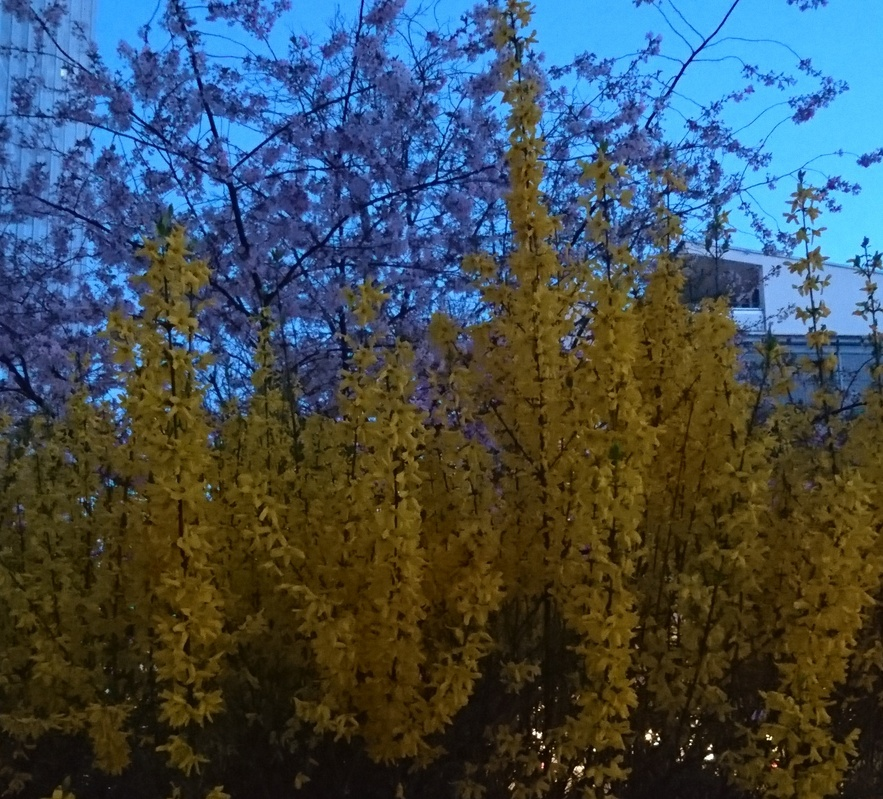
%> input picture Aufgabe3/blueten.jpg, 883 x 799 px, shrunk from 1784 x 1615 before the run
$ octave Skript_Ag3.m   (GNU Octave 9; MATLAB toolbox functions it lacks are replaced by stand-ins)
%> lines starting %> are read from the running program, lines starting %| are printed output that depends on the picture; long printed decimals are rounded
### Aufgabe1/showQuadView.m
function showQuadView(a,b,c,d)
    figure;

    subplot('Position',[0 0.5 0.5 0.5]);
    subimage(a);
    axis off;

    subplot('Position',[0.5 0.5 0.5 0.5]);
    subimage(b);
    axis off;

    subplot('Position',[0 0 0.5 0.5]);
    subimage(c);
    axis off;

    subplot('Position',[0.5 0 0.5 0.5]);
    subimage(d);
    axis off;
end

### Aufgabe1/rgb2hsi.m
function hsi = rgb2hsi(rgb)
r=im2double(rgb(:,:,1));
g=im2double(rgb(:,:,2));
b=im2double(rgb(:,:,3));
th=acos((0.5*((r-g)+(r-b)))./((sqrt((r-g).^2+(r-b).*(g-b)))+eps));
H=th;
H(b>g)=2*pi-H(b>g);
H=H/(2*pi);
S=1-3.*(min(min(r,g),b))./(r+g+b+eps);
I=(r+g+b)/3;
hsi=cat(3,H,S,I);
end

### Aufgabe3/Skript_Ag3.m
%% Gruppe N :
% 1527985   Donkeng, Ferly Loic    IMB
%
% 1611148   Warsame, Ahmed    IB


%% BIV-躡ung 3

%% 1 Histogramme und globaler Kontrast
% a) Laden Sie das Bild blueten.jpg mit imread. Um sp鋞er keine Unterschiede zwischen Bildern mit Datentyp uint8 (Wertebereich [0,255]) (wie das gerade geladene Bild) und double Bildern machen zu m黶sen, ist es sinnvoll, das Bild gleich in double zu konvertieren: doubleBild=double(uint8Bild). Den Wertebereich jetzt noch auf [0,1] anpassen.
% Lassen Sie sich das Bild noch nicht anzeigen!
blueten_int = imread('blueten.jpg');
%> blueten_int is the input picture: size 799x883x3 uint8; mean R, G, B 63.9, 77.4, 83.7
blueten_double = double(blueten_int)/255.0;
%%
% b) Berechnen Sie die Histogramme der Farbkan鋖e R, G, B und lassen Sie sie alle gleichzeitig in Form von 黚erlagerten Kurven anzeigen. Anleitung:
%
% * Zun鋍hst ein Fenster mit dem Befehl figure 鰂fnen.
% * Histogramme von Bildern mit einem Kanal (!) k鰊nen mit imhist berechnet werden. Die Funktion gibt ein Array mit den Histogramm-Werten zur點k. Wenn Sie den R點kgabewert nicht verwenden, wird das Histogramm direkt angezeigt. F黵 die n鋍hste Teilaufgabe brauchen Sie jedoch das zur點kgegebene Array!
% * Kurven (bestehend aus miteinander verbundenen Punkten eines Arrays) lassen sich mit plot(array, 'farbe') anzeigen; zum Beispiel f黵 rot 'farbe' auf 'r' setzen.
% * Um Kurven zu 黚erlagern, m黶sen Sie hold on nach dem ersten plot-Befehl aufrufen.
% * Sie k鰊nen Plot-Fenstern eine 躡erschrift geben mit z.B. title('Histogramm');

hist_blueten_r = imhist(blueten_double(:,:,1));
%> hist_blueten_r = 256 values, max 10858 at index 78, min 0 at index 211, mean 2755.9
hist_blueten_g = imhist(blueten_double(:,:,2));
%> hist_blueten_g = 256 values, max 8630 at index 56, min 0 at index 228, mean 2755.9
hist_blueten_b = imhist(blueten_double(:,:,3));
%> hist_blueten_b = 256 values, max 42373 at index 1, min 925 at index 194, mean 2755.9
x = linspace(0,1,256);
figure
plot(x, hist_blueten_r, 'r');
hold on;
plot(x, hist_blueten_g, 'g');
plot(x, hist_blueten_b, 'b');
legend('r = Rot', 'g = Gr黱', 'b = Blau',  'Location', 'north')
title('Histogramm 1')
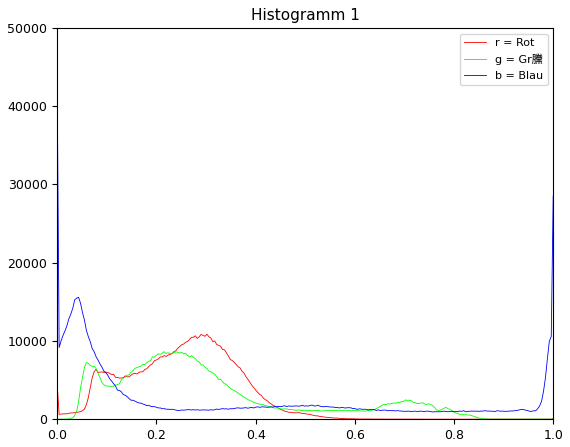
%> figure redrawn from the program's plot data; curve peaks at x = 0.302, y = 10858; curve peaks at x = 0.216, y = 8630; curve peaks at x = 0, y = 42373


%%
% c) 躡erlagern Sie zus鋞zlich das Histogramm der Intensit鋞en (Helligkeiten). N黷zlich zur Berechnung der Intensit鋞en ist eine Funktion von dem vorigen Aufgabenblatt.

grauwert = rgb2gray(blueten_double);
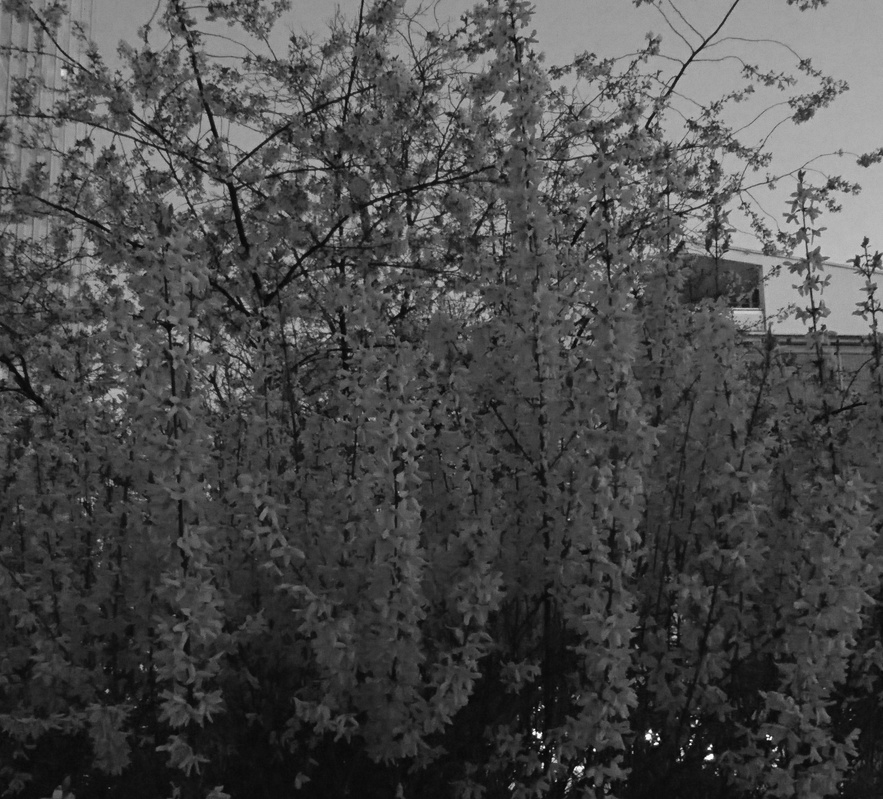
%> grauwert: size 799x883 double; min 0.0234, max 0.996, mean 0.29
grauwert_hist = imhist(grauwert);
%> grauwert_hist = 256 values, max 8797 at index 66, min 0 at index 1, mean 2755.9
% Show histogram of image
figure

plot(x, hist_blueten_r, 'r');
hold on;
plot(x, hist_blueten_g, 'g');
plot(x, hist_blueten_b, 'b');
plot(x, grauwert_hist,'k');
legend('r = Rot', 'g = Gr黱', 'b = Blau', 'k = Grauwerte',  'Location', 'north')
title('Histogramm 2')
%> figure, not shown here; curve peaks at x = 0.302, y = 10858; curve peaks at x = 0.216, y = 8630; curve peaks at x = 0, y = 42373; curve peaks at x = 0.255, y = 8797

%%
% Wird das Bild (ohne es bisher angezeigt zu haben) wohl eher zu dunkel oder zu hell dargestellt werden?
disp('eher zu dunkel.')
%%
% 躡ernehmen Sie das Histogramm und Ihre Vermutung in das Protokoll.
% Lassen Sie sich das Bild mit imshow anzeigen. Hatten Sie mit Ihrer Vermutung recht?
figure
imshow(blueten_double)
%%
% Optional: Lassen Sie sich mit showQuadView wie bei dem vorigen Aufgabenblatt die RGBund
% HSI-Kan鋖e kombiniert und einzeln anzeigen.
showQuadView(blueten_double,blueten_double(:,:,1),blueten_double(:,:,2),blueten_double(:,:,3));
%> in showQuadView, `subimage(d);`:
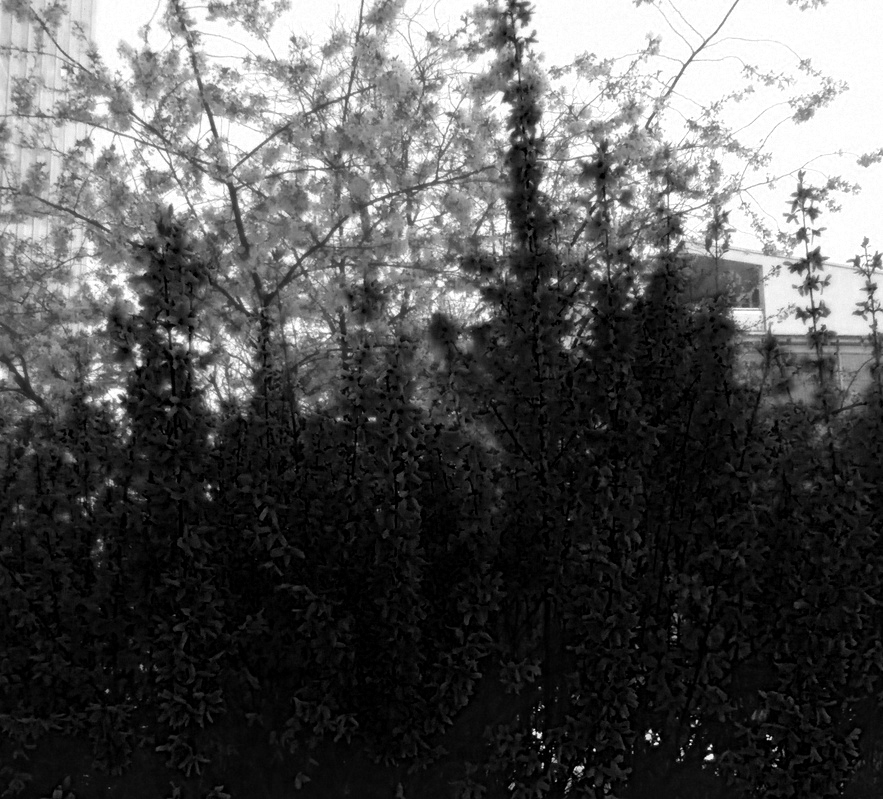
%> displayed picture: size 799x883, on the screen's scale of 0 to 255; min 0, max 255, mean 83.7
blueten_double_hsi = rgb2hsi(blueten_double);
%> in rgb2hsi, `th=acos((0.5*((r-g)+(r-b)))./((sqrt((r-g).^2+(r-b).*(g-b)))+eps));`:
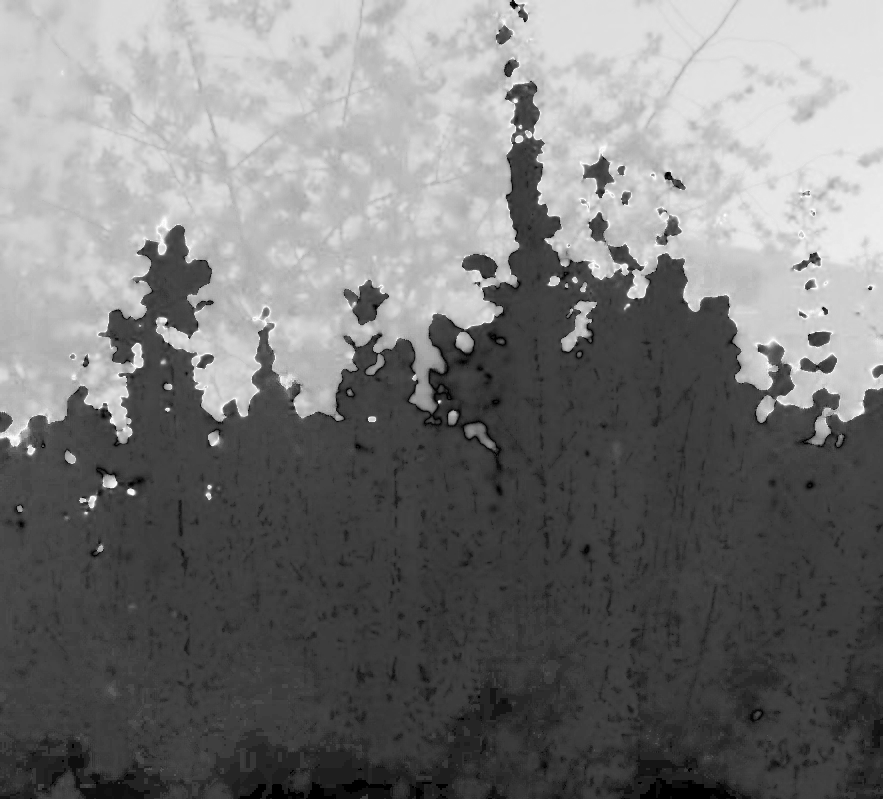
%> th: size 799x883 double; min 5.77e-08, max 3.14, mean 1.48; drawn with min black and max white
%> in rgb2hsi, `H(b>g)=2*pi-H(b>g);`:
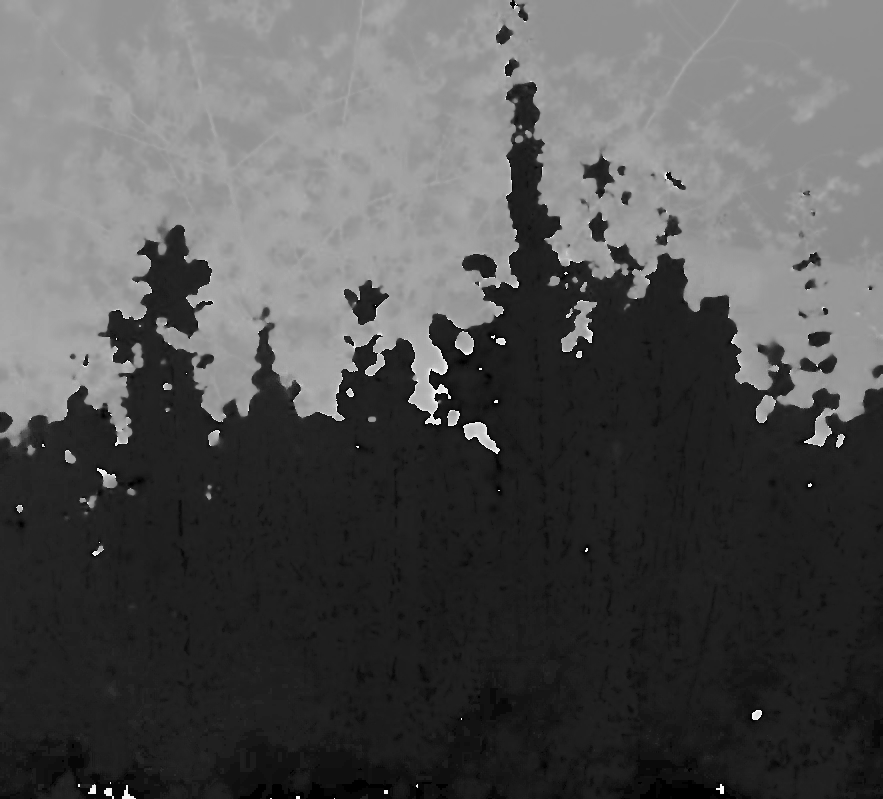
%> H: size 799x883 double; min 5.77e-08, max 6.24, mean 2.03; drawn with min black and max white
%> in rgb2hsi, `S=1-3.*(min(min(r,g),b))./(r+g+b+eps);`:
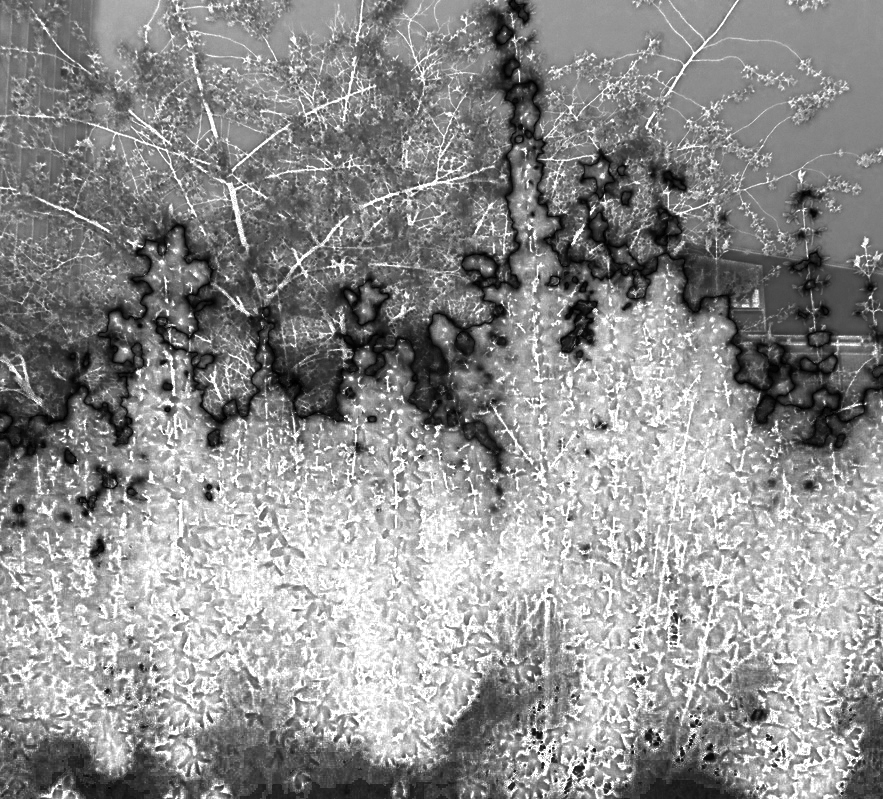
%> S: size 799x883 double; min 1.11e-16, max 1, mean 0.561
%> in rgb2hsi, `hsi=cat(3,H,S,I);`:
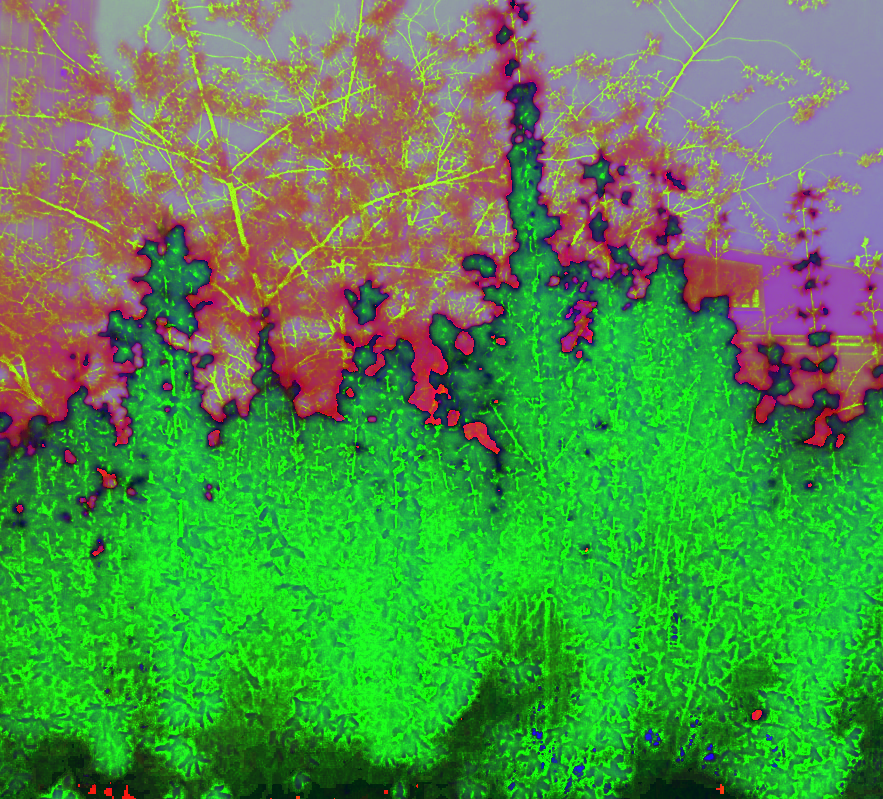
%> hsi: size 799x883x3 double; mean R, G, B 0.322, 0.561, 0.294
showQuadView(blueten_double_hsi,blueten_double_hsi(:,:,1),blueten_double_hsi(:,:,2),blueten_double_hsi(:,:,3))
%%
% d) Berechnen Sie das Minimum, das Maximum und den globalen Kontrast der Bildhelligkeit (Intensit鋞) mit Hilfe der Funktionen min und max.
% Beachten Sie dabei: In MATLAB arbeiten viele Berechnungsfunktionen (darunter min, max) entlang jeder Spalte. Sie bekommen also das Minimum/Maximum je Spalte. Mit array(:) wird aus jedem array (egal welcher Dimension) ein eindimensionales Array mit nur einer Spalte.
% 躡ernehmen Sie den Kontrastwert in das Protokoll.
min_grauw = min(grauwert(:));
%> min_grauw = 0.0234
disp(['min = ', num2str(min_grauw),'.']);
%| min = 0.023361.
max_grauw = max(grauwert(:));
%> max_grauw = 0.996
disp(['max = ', num2str(max_grauw),'.']);
%| max = 0.99598.
%%
% e) Berechnen Sie nun einen stabilen, rauschunempfindlichen Wert f黵 den globalen Kontrast mit der Funktion stretchlim. In der Dokumentation (doc stretchlim)finden Sie Details dazu.
% 躡ernehmen Sie auch diesen, stabilen Kontrastwert in das Protokoll.
stabil_w = stretchlim(grauwert);
%> stabil_w = [0.0541; 0.698]
output = ['[' num2str(stabil_w(1)) ', ' num2str(stabil_w(2)) ']'];
%> output = '[0.054093, 0.69784]'
disp(output);
%| [0.05409, 0.6978]
%%
% f) Der stabile Wert f黵 den Kontrast unterscheidet sich recht deutlich von dem mit Hilfe der Funktionen min und max berechneten Kontrast. Um dies nachzuvollziehen, lassen Sie sich die Zahlenwerte des Histogramms der Intensit鋞en aus Teilaufgabe c ausgeben. Ist dies auch an dem geplotteten Histogramm erkennbar?

$ run again, with Aufgabe3/AquaTermi_lowcontrast.JPG copied over Aufgabe3/blueten.jpg
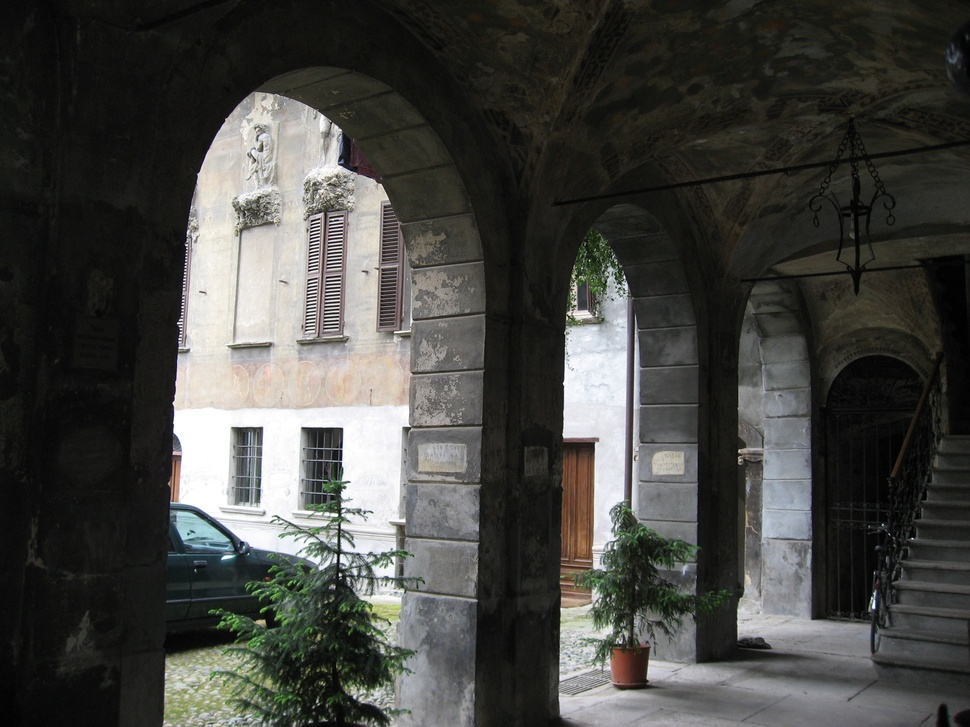
%> input picture Aufgabe3/AquaTermi_lowcontrast.JPG, 970 x 727 px, shrunk from 2816 x 2112 before the run
%> blueten_int is the input picture: size 727x970x3 uint8; mean R, G, B 69.7, 69.9, 66.3
%> hist_blueten_r = 256 values, max 20308 at index 18, min 79 at index 1, mean 2754.6
%> hist_blueten_g = 256 values, max 19212 at index 18, min 37 at index 1, mean 2754.6
%> hist_blueten_b = 256 values, max 24944 at index 17, min 297 at index 1, mean 2754.6
%> grauwert_hist = 256 values, max 20163 at index 18, min 33 at index 1, mean 2754.6
%> in rgb2hsi, `H(b>g)=2*pi-H(b>g);`:
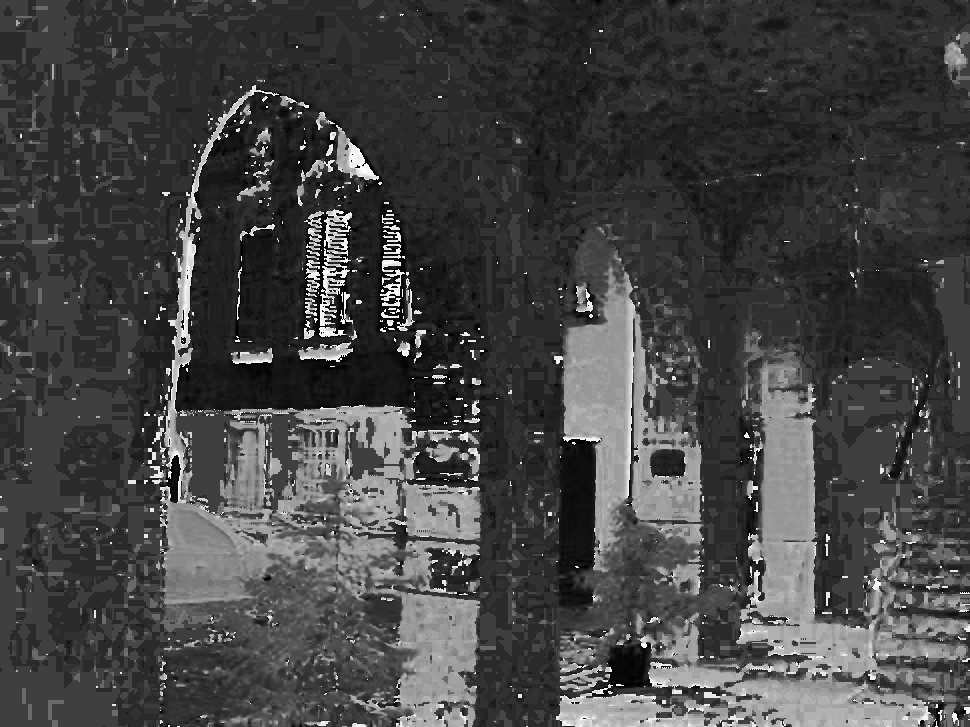
%> H: size 727x970 double; min 4.94e-08, max 6.26, mean 1.69; drawn with min black and max white
%> in rgb2hsi, `hsi=cat(3,H,S,I);`:
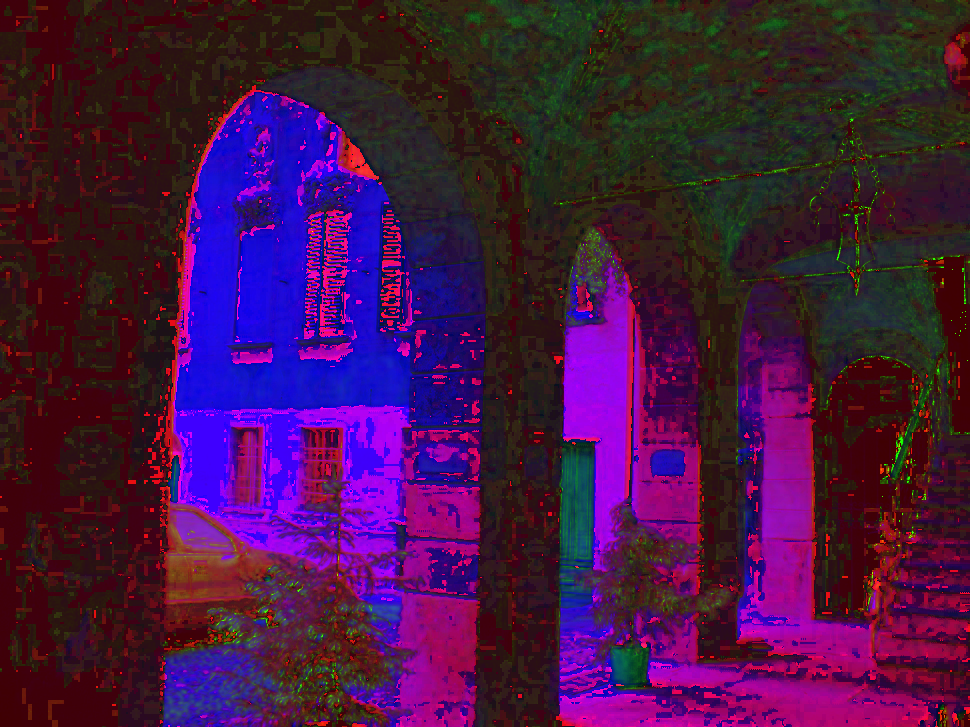
%> hsi: size 727x970x3 double; mean R, G, B 0.269, 0.0844, 0.269
%> min_grauw = 0
%| min = 0.
%> max_grauw = 1
%| max = 1.
%> stabil_w = [0.0235; 0.988]
%> output = '[0.023529, 0.98824]'
%| [0.02353, 0.9882]
